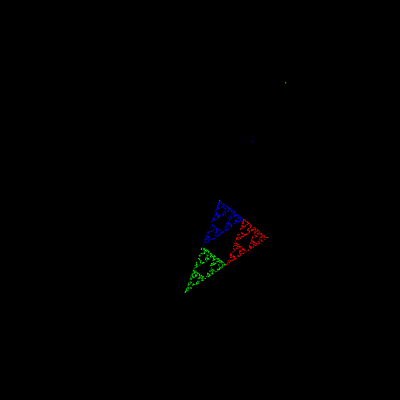
Frame 1 (no input)
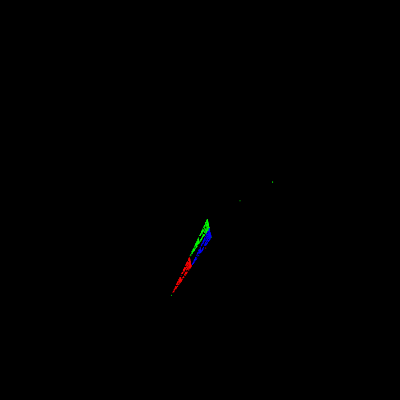
Frame 60 (no input)
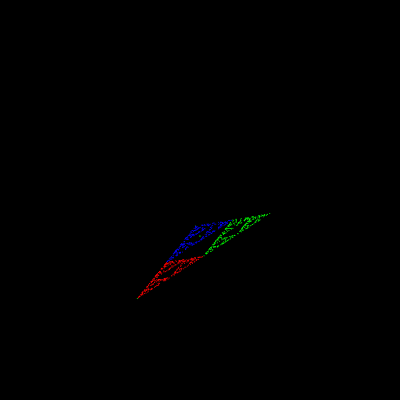
Frame 120 (the mouse pressed at the canvas centre since frame 60)

The p5.js sketch that drew these frames (run headless with seeded random() and noise() and a simulated clock; from frame 60 on, the mouse is pressed at the canvas centre):

// p5.js sketch
// ── sketch.js
let a, b, c, target;
let axoff =0;
let ayoff =1000;
let bxoff =2000;
let byoff =3000;
let cxoff =4000
let cyoff =5000;

function setup() {
  createCanvas(400, 400);
  background(0);
  //mousePressed();
}

function draw() {
  
  updateIt();
  
  for (let i = 0; i < 1000; i++) {

    point(target.x, target.y);

    let r = floor(random(3));
    if (r == 0) {
      stroke(255, 0, 0);
      target.x = lerp(target.x, a.x, 0.5);
      target.y = lerp(target.y, a.y, 0.5);


    } else if (r == 1) {
      stroke(0, 255, 0);
      target.x = lerp(target.x, b.x, 0.5);
      target.y = lerp(target.y, b.y, 0.5);


    } else if (r == 2) {
      stroke(0, 0,255);
      target.x = lerp(target.x, c.x, 0.5);
      target.y = lerp(target.y, c.y, 0.5);


    }
  }
  

}


function updateIt(){
  background(0);
  a = createVector(noise(axoff)*width, noise(ayoff)*height);
  b = createVector(noise(bxoff)*width, noise(byoff)*height);
  c = createVector(noise(cxoff)*width, noise(cyoff)*height);
  target = createVector(random(width), random(height));
  stroke(0, 255, 0);
  strokeWeight(1);
  point(a.x, a.y);
  point(b.x, b.y);
  point(c.x, c.y);
  point(target.x, target.y);
  
  axoff+=0.007;
  ayoff+=0.007;
  bxoff+=0.007;
  byoff+=0.007;
  cxoff+=0.007;
  cyoff+=0.007;

  

  
  
  
  
  
}
